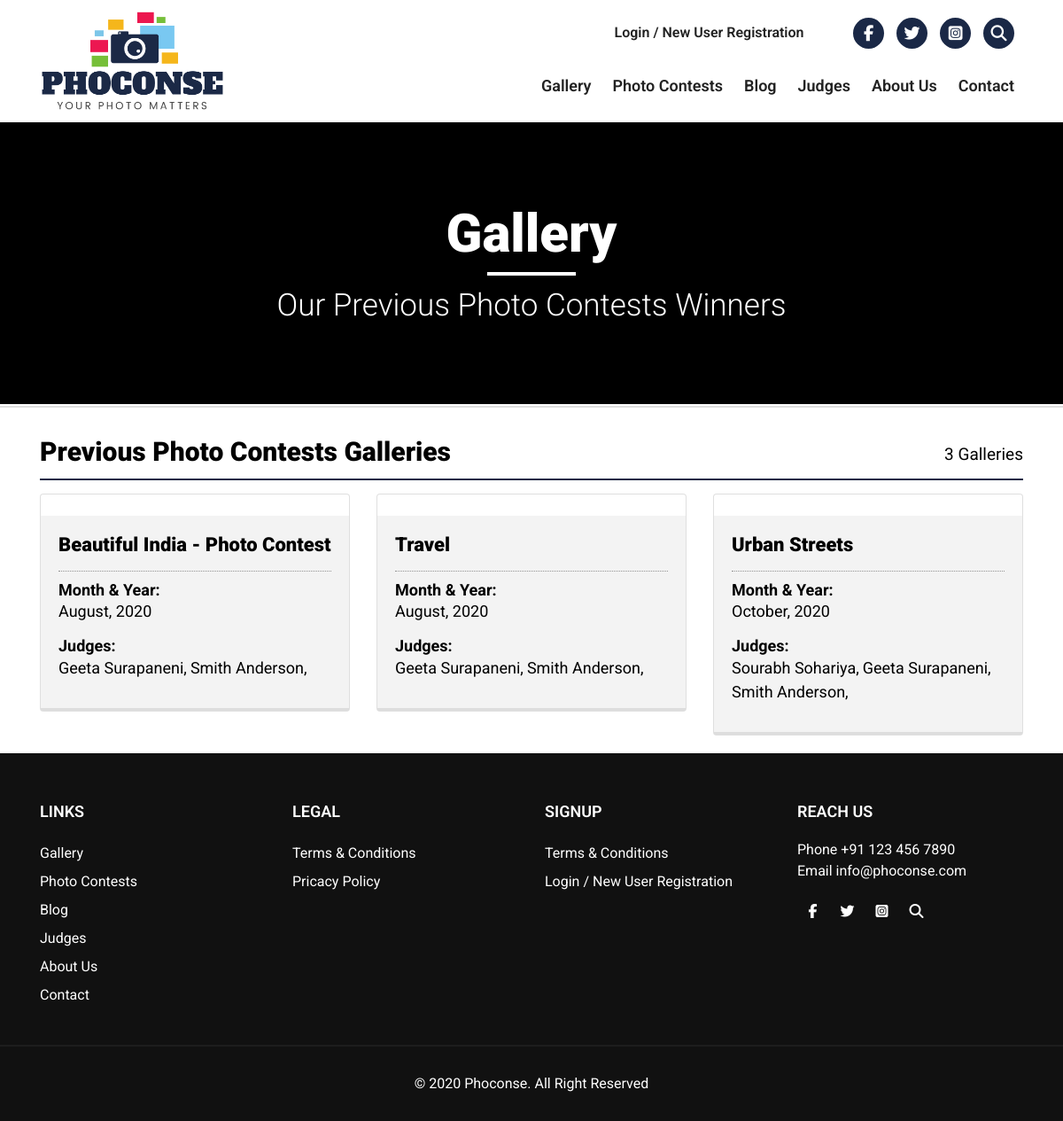
The page /gallery-list on the database its author committed.
### core/models.py (models this page shows, shortened)
class Gallery(models.Model):
    title = models.CharField(max_length=50)
    gallery_image = models.ImageField(upload_to='upload/')
    gallery_desc = models.TextField()
    announced_date = models.DateTimeField()
    featured = models.BooleanField(default=False)
    judges = models.ManyToManyField(Judge)
    first_place_photo_id = models.IntegerField()
    second_place_photo_id = models.IntegerField()
    third_place_photo_id = models.IntegerField()
    best_entry1_id = models.IntegerField(blank=True, null=True)
    best_entry2_id = models.IntegerField(blank=True, null=True)
    best_entry3_id = models.IntegerField(blank=True, null=True)
    best_entry4_id = models.IntegerField(blank=True, null=True)
    best_entry5_id = models.IntegerField(blank=True, null=True)
    best_entry6_id = models.IntegerField(blank=True, null=True)
    best_entry7_id = models.IntegerField(blank=True, null=True)
    best_entry8_id = models.IntegerField(blank=True, null=True)
    best_entry9_id = models.IntegerField(blank=True, null=True)
    best_entry10_id = models.IntegerField(blank=True, null=True)
    best_entry11_id = models.IntegerField(blank=True, null=True)
    best_entry12_id = models.IntegerField(blank=True, null=True)
    best_entry13_id = models.IntegerField(blank=True, null=True)
    best_entry14_id = models.IntegerField(blank=True, null=True)
    best_entry15_id = models.IntegerField(blank=True, null=True)
    best_entry16_id = models.IntegerField(blank=True, null=True)
    best_entry17_id = models.IntegerField(blank=True, null=True)
    best_entry18_id = models.IntegerField(blank=True, null=True)
    best_entry19_id = models.IntegerField(blank=True, null=True)
    best_entry20_id = models.IntegerField(blank=True, null=True)
    best_entry21_id = models.IntegerField(blank=True, null=True)
    best_entry22_id = models.IntegerField(blank=True, null=True)
    best_entry23_id = models.IntegerField(blank=True, null=True)
    best_entry24_id = models.IntegerField(blank=True, null=True)
    best_entry25_id = models.IntegerField(blank=True, null=True)
    status = models.BooleanField(default=True)
    class Meta:
        verbose_name = 'Gallery'
        verbose_name_plural = 'Galleries'

class Judge(models.Model):
    name = models.CharField(max_length=100)
    category = models.ForeignKey(Judgecat, on_delete=models.CASCADE)
    image = models.ImageField(upload_to='upload/')
    country = CountryField()
    desc = RichTextField()
    website = models.CharField(max_length=300, blank=True, null=True)
    facebook = models.CharField(max_length=300, blank=True, null=True)
    twitter = models.CharField(max_length=300, blank=True, null=True)
    instagram = models.CharField(max_length=300, blank=True, null=True)
    status = models.BooleanField(default=True)
    class Meta:
        verbose_name = 'Judge'
        verbose_name_plural = 'Judges'
    def __str__(self):
        return self.name

### core/views.py (the view)
# urls.py: path('gallery-list',views.gallery_list,name="gallery_list"),
def gallery_list(request):
    gallery_list = Gallery.objects.filter(status=True)
    total_gallery = gallery_list.count()
    context = {
        'gallery_list':gallery_list,
        'total_gallery':total_gallery
    }
    return render(request, 'frontend/gallery_list.html',context)

### templates/frontend/gallery_list.html (shortened to what this page needs)
{% extends '../base/base.html' %}
{% load extra_tags %}
{% load static %}
{% block content %}
<section class="gallery_breadcrumb_area">
    <div class="gallery_breadcrumb">
        <h2>Gallery</h2>
        <h4>Our Previous Photo Contests Winners</h4>
    </div>
</section>
<section class="priv_photo_gallery_area">
    <div class="container">
        <div class="row">
            <div class="col-lg-12">
                <div class="priv_photo_gallery">
                    <div class="photo_gallery_left">
                        <h3>Previous Photo Contests Galleries</h3>
                    </div>
                    <div class="photo_gallery_right">
                        <p>{{total_gallery}} Galleries</p>
                    </div>
                </div>
            </div>
            {% if gallery_list %}
                {% for gallery in gallery_list %}
                <div class="col-lg-4">
                    <div class="single_photo_gallery">
                        <a href="{% url 'core:gallery_individual' gallery.id %}">
                            <div class="card">
                            <div class="card-body">
                                <div class="contest_name">
                                    <h3>{{gallery.title}}</h3>
                                </div>
                                <div class="contest_date">
                                    <h4>Month & Year:</h4>
                                    <p>{{ gallery.announced_date|date:'F, o' }}</p>
                                </div>
                                <div class="contest_judges">
                                    <h4>judges:</h4>
                                    <ul>
                                        {% for judge in gallery.judges.all %}
                                            <li><a href="">{{judge}},</a></li>
                                        {% endfor %}
                                    </ul>
                                </div>
                            </div>
                        </div>
                        </a>
                    </div>
                </div>
                {% endfor %}
            {% else %}
                <div class="error_text">
                    <p>Sorry!! No item found</p>
                </div>
            {% endif %}
        </div>
    </div>
</section>
{% endblock content %}

### static/css/style.css (style rules this page uses)
body { font-family: 'Roboto', sans-serif; }
h1,h2,h3,h4,p,a,ul { margin: 0; padding: 0; }
a { text-decoration: none; }
ul,li { list-style: none; }
.gallery_breadcrumb_area { text-align: center; padding: 90px 0; background: #000; }
.gallery_breadcrumb h2 { color: #fff; font-size: 60px; font-weight: 900; position: relative; text-transform: capitalize; }
.gallery_breadcrumb h2::after { position: absolute; background: #fff; width: 100px; height: 4px; content: ""; top: 100%; left: 50%; margin-left: -50px; margin-top: 7px; }
.gallery_breadcrumb h4 { padding-top: 24px; color: #fff; font-size: 35px; font-weight: 300; text-transform: capitalize; }
.priv_photo_gallery_area { margin-top: 2px; border-top: 2px solid #ddd; }
.priv_photo_gallery { padding-top: 32px; padding-bottom: 12px; border-bottom: 2px solid #1b2946; margin-bottom: 15px; overflow: hidden; }
.photo_gallery_left { float: left; width: 70%; }
.photo_gallery_left h3 { font-size: 30px; font-weight: 900; color: #000; text-transform: capitalize; }
.photo_gallery_right { float: left; width: 30%; text-align: right; }
.photo_gallery_right p { font-size: 19px; font-weight: 400; color: #000; padding-top: 7px; text-transform: capitalize; }
.single_photo_gallery .card-body { background-color: #f3f3f3; border-bottom: 3px solid #ddd; }
.contest_name { padding-bottom: 15px; border-bottom: 1px dotted #929292; margin-bottom: 10px; }
.contest_name h3 { color: #000; font-size: 22px; font-weight: 900; }
.contest_date { padding-bottom: 15px; }
.contest_date h4 { font-size: 18px; font-weight: 700; text-transform: capitalize; color: #000000; }
.contest_date p { font-size: 18px; font-weight: 400; text-transform: capitalize; color: #000000; }
.contest_judges { padding-bottom: 12px; }
.contest_judges h4 { font-size: 18px; text-transform: capitalize; font-weight: 700; color: #000000; }
.contest_judges ul li { display: inline; }
.contest_judges ul li a { font-size: 18px; color: #000; text-transform: capitalize; font-weight: 400; display: inline-block; }
.single_photo_gallery { padding-bottom: 20px; }

### rows shown on the page
Gallery: title "Beautiful India - Photo Contest", announced_date "August, 2020"
Judge: name "Geeta Surapaneni"
Judge: name "Smith Anderson"
Gallery: title "Travel", announced_date "August, 2020"
Gallery: title "Urban Streets", announced_date "October, 2020"
Judge: name "Sourabh Sohariya"

### other values the page prints
{{ total_gallery }} "3"
